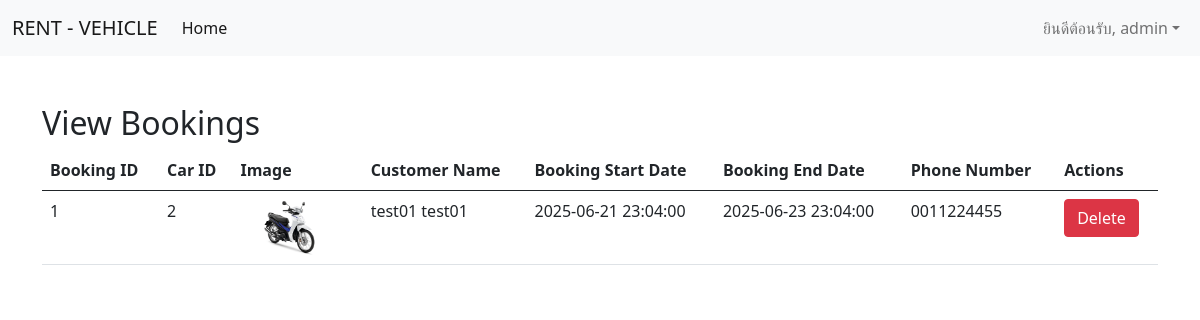
Screenshot of /view_bookings.php (signed in) with the database file from the repository.
### tables this page shows
CREATE TABLE `rentedcars` (
  `rent_id` int(11) NOT NULL,
  `car_id` int(11) NOT NULL,
  `customer_username` varchar(50) NOT NULL,
  `rent_start_date` datetime NOT NULL,
  `rent_end_date` datetime NOT NULL,
  `total_amount` decimal(10,2) NOT NULL,
  `return_status` varchar(50) NOT NULL
);

CREATE TABLE `car` (
  `car_id` int(11) NOT NULL,
  `car_name` varchar(100) NOT NULL,
  `car_nameplate` varchar(50) NOT NULL,
  `car_img` varchar(255) NOT NULL,
  `ac_price` decimal(10,2) NOT NULL,
  `ac_price_per_day` decimal(10,2) NOT NULL,
  `non_ac_price_per_day` decimal(10,2) NOT NULL,
  `car_availability` varchar(50) NOT NULL,
  `type_id` int(11) NOT NULL
);

CREATE TABLE `customers` (
  `customer_id` int(11) NOT NULL,
  `customer_username` varchar(50) NOT NULL,
  `customer_name` varchar(100) NOT NULL,
  `customer_phone` varchar(10) NOT NULL,
  `customer_email` varchar(100) NOT NULL,
  `customer_address` text NOT NULL,
  `customer_password` varchar(255) NOT NULL
);

### view_bookings.php (the view, shortened to what this page needs)
<?php
include 'connect.php';
$sql = "SELECT rc.rent_id AS booking_id, rc.car_id, c.customer_name, c.customer_phone, rc.rent_start_date, rc.rent_end_date, car.car_img
        FROM rentedcars rc
        INNER JOIN customers c ON rc.customer_username = c.customer_username
        INNER JOIN car ON rc.car_id = car.car_id";
$result = mysqli_query($connection, $sql);
?>
<!DOCTYPE html>
<html lang="en">
<head>
    <link rel="stylesheet" href="https://cdn.jsdelivr.net/npm/bootstrap@5.0.0/dist/css/bootstrap.min.css">
</head>
<body>
    <?php include 'admin_menu.php'; ?>
    <div class="container mt-5">
        <h2>View Bookings</h2>
        <table class="table">
            <thead>
                <tr>
                    <th>Booking ID</th>
                    <th>Car ID</th>
                    <th>Image</th>
                    <th>Customer Name</th>
                    <th>Booking Start Date</th>
                    <th>Booking End Date</th>
                    <th>Phone Number</th>
                    <th>Actions</th>
                </tr>
            </thead>
            <tbody>
                <?php while ($row = mysqli_fetch_assoc($result)) { ?>
                    <tr>
                        <td><?php echo $row['booking_id']; ?></td>
                        <td><?php echo $row['car_id']; ?></td>
                        <td><img src="<?php echo $row['car_img']; ?>" alt="Car Image" class="img-fluid"
                                style="max-width: 100px;"></td>
                        <td><?php echo $row['customer_name']; ?></td>
                        <td><?php echo $row['rent_start_date']; ?></td>
                        <td><?php echo $row['rent_end_date']; ?></td>
                        <td><?php echo $row['customer_phone']; ?></td>
                        <td>
                            <form method="post" action="view_bookings.php">
                                <button type="submit" class="btn btn-danger">Delete</button>
                            </form>
                        </td>
                    </tr>
                <?php } ?>
            </tbody>
        </table>
    </div>
</body>
</html>

### rows the page displays
rentedcars: rent_id "1", car "2", car.car_img (picture), customers.customer_name "test01 test01", rent_start_date "2025-06-21 23:04:00", rent_end_date "2025-06-23 23:04:00", customers.customer_phone "0011224455"

### other values shown
$loggedInUsername "admin"
